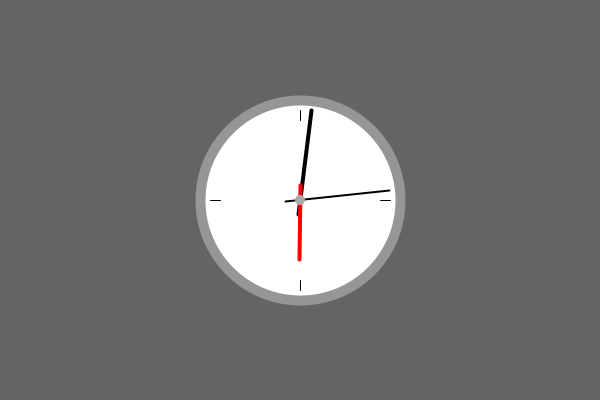
Frame 1 (no input)
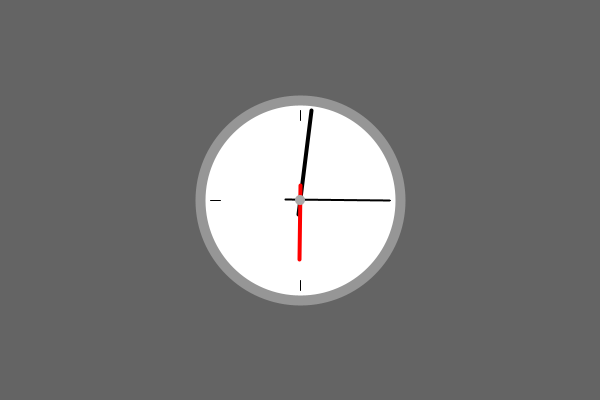
Frame 60 (the mouse pressed at the canvas centre just before this capture)
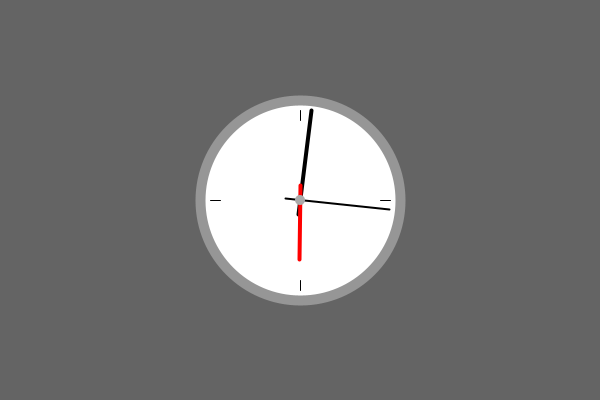
Frame 120 (the mouse held since frame 60 and released just before this capture)

The Processing sketch that drew these frames (run headless with seeded random() and noise(); from frame 60 on, the mouse is pressed at the canvas centre):

// Processing sketch: relogio2
// ── relogio2.pde
import java.util.Date;

float angS, angM, angH;

void setup(){
  size(600,400);
}

void draw(){
  Date d = new Date();
  angH = map(d.getHours(),0,23,0,4*PI-2*PI/12) +
         map(d.getMinutes(),0,59,0,2*PI/12-2*PI/360);
  angM = map(d.getMinutes(),0,59,0,2*PI-2*PI/60) +
         map(d.getSeconds(),0,59,0,2*PI/60-2*PI/3600);
  angS = map(d.getSeconds(),0,59,0,2*PI-2*PI/60);
  
  background(100);
  // o que for desenhado por último aparece por cima, portanto começamos com o círculo base do relógio
  stroke(150);
  strokeWeight(10);
  fill(255);
  ellipse(width/2,height/2,200,200);
  
  // linhas de marcação das horas
  stroke(0);
  strokeWeight(1);
  line(width/2,height/2-90,width/2,height/2-80);
  line(width/2-90,height/2,width/2-80,height/2);
  line(width/2,height/2+80,width/2,height/2+90);
  line(width/2+90,height/2,width/2+80,height/2);
  
  // ponteiro dos segundos
  pushMatrix();
  stroke(0);
  strokeWeight(2);
  translate(width/2,height/2);
  rotate(angS);
  translate(-width/2,-height/2);
  line(width/2,height/2+15,width/2,height/2-90);
  popMatrix();
  
  // ponteiro dos minutos
  pushMatrix();
  stroke(0);
  strokeWeight(4);
  translate(width/2,height/2);
  rotate(angM);
  translate(-width/2,-height/2);
  line(width/2,height/2+15,width/2,height/2-90);
  popMatrix();
  
  // ponteiro das horas
  pushMatrix();
  translate(width/2,height/2);
  rotate(angH);
  translate(-width/2,-height/2);
  stroke(255,0,0);
  strokeWeight(4);
  line(width/2,height/2+15,width/2,height/2-60);
  popMatrix();
  
  // por último o pino
  noStroke();
  fill(170);
  ellipse(width/2,height/2,10,10);
}
